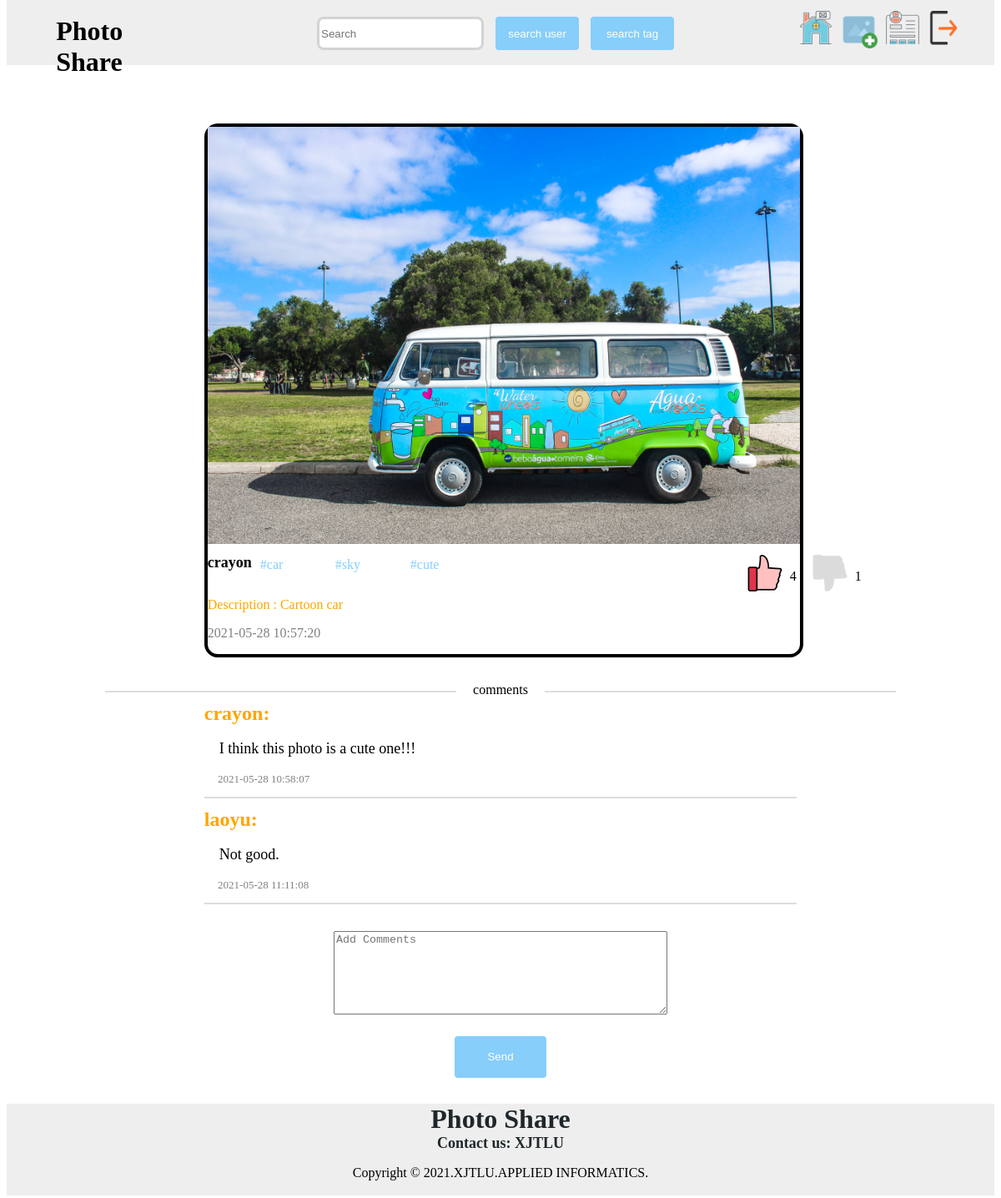
/image.php?id=car.jpg (signed in), run on the app's committed database.
### tables this page shows
CREATE TABLE `photo` (
  `photo_id` int(11) NOT NULL,
  `username` varchar(10) NOT NULL,
  `photo` varchar(200) NOT NULL,
  `time` datetime NOT NULL,
  `tags` varchar(200) NOT NULL,
  `type` varchar(10) NOT NULL,
  `likes` int(10) NOT NULL,
  `dislikes` int(10) NOT NULL,
  `description` varchar(200) NOT NULL
);

CREATE TABLE `likes` (
  `id` int(11) NOT NULL,
  `username` varchar(10) NOT NULL,
  `pid` varchar(200) NOT NULL,
  `likeORdislike` varchar(10) NOT NULL
);

CREATE TABLE `comments` (
  `cid` int(11) NOT NULL,
  `username` varchar(10) NOT NULL,
  `photo` varchar(200) NOT NULL,
  `comment` varchar(50) NOT NULL,
  `time` datetime NOT NULL
);

### image.php (the view, shortened to what this page needs)
<html>
<head>
    <link href="pageStyle.css" rel="stylesheet" charset="utf-8>
</head>
<body>
<?php
include("topPage.php");
include("dbConnection.php");
$username = $_SESSION['username'];
$src = $_GET['id'];
$result = mysqli_query($mysqli, "SELECT * FROM photo where photo='$src'");
while ($row = $result->fetch_assoc())
{
    $persN = $row['username'];
    $likes = $row['likes'];
    $dislikes = $row['dislikes'];
    $time = $row['time'];
    $tags = $row['tags'];
    $pid = $row['photo_id'];
    $display = $row['type'];
    $description = $row['description'];
    $res = explode("#", $tags);
    if ($display == 'landscape'){
        echo "<div class=\"postedPhoto\">";
        echo "<img class=\"photo\" src=\"uploads/$src\" alt=\"$src\"</img><br>";
    }else{
        echo "<div class=\"postedPhoto1\">";
        echo "<img class=\"photo_trans\" src=\"uploads/$src\" alt=\"$src\"</img><br>";
    }
    echo "<div class=\"bar\">";
    echo "<h1 class=\"poster\"> $persN </h1>";
    foreach ($res as $tag){
        if ($tag != null){
            echo "<a href=\"homepage.php?tag=$tag\"><p class=\"tagshow\"> #$tag </p></a>";
        }
    }
    $result1 = mysqli_query($mysqli, "SELECT * FROM likes where username='$username'");
    while ($row1 = $result1->fetch_assoc()){
        $likedPic = $row1['pid'];
        $status = $row1['likeORdislike'];
        if ($likedPic == $pid){
            if ($status == 'like'){
                echo "<a href=\"image.php?pid=$pid&src=$src\"><img class=\"likes\" src=\"images/like_clicked.png\" alt=\"likes\"></a>";
                echo "<p class=\"likeNum\">$likes</p>";
                echo "<a href=\"image.php?pid=$pid&src=$src&status=dislike\"><img class=\"dislikes\" src=\"images/dislike.png\" alt=\"dislikes\"></a>";
                echo "<p class=\"likeNum\">$dislikes</p>";
            }
        }
    }
    echo "</div>";
    echo "<p class=\"description\"> Description : $description </p>";
    echo "<p class=\"time\"> $time </p>";
    echo "</div>";
}
echo "<div class=\"line\"><span class=\"photoSpan\">comments</span></div>";
$result1 = mysqli_query($mysqli, "SELECT * FROM comments where photo='$src'");
while ($row1 = $result1->fetch_assoc()) {
    $comPerson = $row1['username'];
    $postTime = $row1['time'];
    $comment = $row1['comment'];
    echo "<div class=\"comments\">";
    echo "<h1 class=\"comPerson\"> $comPerson: </h1>";
    echo "<p class=\"comment\"> &nbsp;&nbsp;&nbsp;&nbsp;$comment </p>";
    echo "<p class=\"postTime\"> &nbsp;&nbsp;&nbsp;&nbsp;&nbsp;$postTime </p>";
    echo "<div class=\"comline\"></div>";
    echo "</div>";
}
echo "<form action=\"#\" method=\"post\" class=\"commentForm\">";
echo " <textarea class=\"addCom\" type=\"text\" name=\"comments\" placeholder=\"Add Comments\"></textarea>";
echo " <fieldset class=\"button\">";
echo "      <input type=\"submit\" name=\"comment\" value=\"Send\"></input>";
echo " </fieldset>";
echo " </form>";
include("footer.php");
?>
</body>
</html>

### pageStyle.css (style rules this page uses)
.button { border: 0; }
.button input { background-color: lightskyblue; border: lightskyblue solid 2px; border-radius: 4px; color: white; width: 110px; height: 50px; }
.line { height: 2px; width: 80%; border-top: 2px solid #ddd; margin-top: 40px; margin-bottom: 10px; margin-left: 10%; text-align: center; }
.line span { position: relative; top: -12px; background: #fff; padding: 0 20px; }
.postedphoto { width: 60%; margin-left: 20%; margin-right: 20%; margin-top: 60px; border: black solid 4px; border-radius: 16px; }
.bar { display: inline-flex; }
.bar a { text-decoration: none; }
.poster { font-size: large; float: left; }
.description { width: 100%; margin-top: 0; color: orange; font-size: medium; }
.time { width: 300px; margin-top: 0; color: gray; font-size: medium; }
.tagshow { margin-left: 10px; width: 80px; color: lightskyblue; }
.likes { width: 50px; height: 50px; margin-top: 10px; }
.dislikes { width: 50px; height: 50px; margin-top: 10px; margin-left: 15px; }
.photo { width: 100%; height: 500px; }
.likeNum { font-size: medium; margin-left: 5px; margin-top: 30px; }
.comments { width: 60%; margin-left: 20%; margin-right: 20%; }
.comPerson { font-size: x-large; margin: 0 auto; color: orange; }
.comment { font-size: large; text-align: left; }
.postTime { font-size: small; text-align: left; color: gray; }
.comline { height: 2px; width: 100%; border-top: 2px solid #ddd; margin-bottom: 10px; text-align: center; }
.commentForm { text-align: center; }
.addCom { margin-top: 20px; margin-bottom: 20px; width: 400px; height: 100px; }

### top_footer.css (style rules this page uses)
div { width: 20px; }

### data on the page
photo: username "crayon", tags "car", tags "sky", tags "cute", likes "4", dislikes "1", description "Cartoon car", time "2021-05-28 10:57:20"
comments: username "crayon", comment "I think this photo is a cute one!!!", time "2021-05-28 10:58:07"
comments: username "laoyu", comment "Not good.", time "2021-05-28 11:11:08"

### other printed values
$contact "Contact us: XJTLU"
